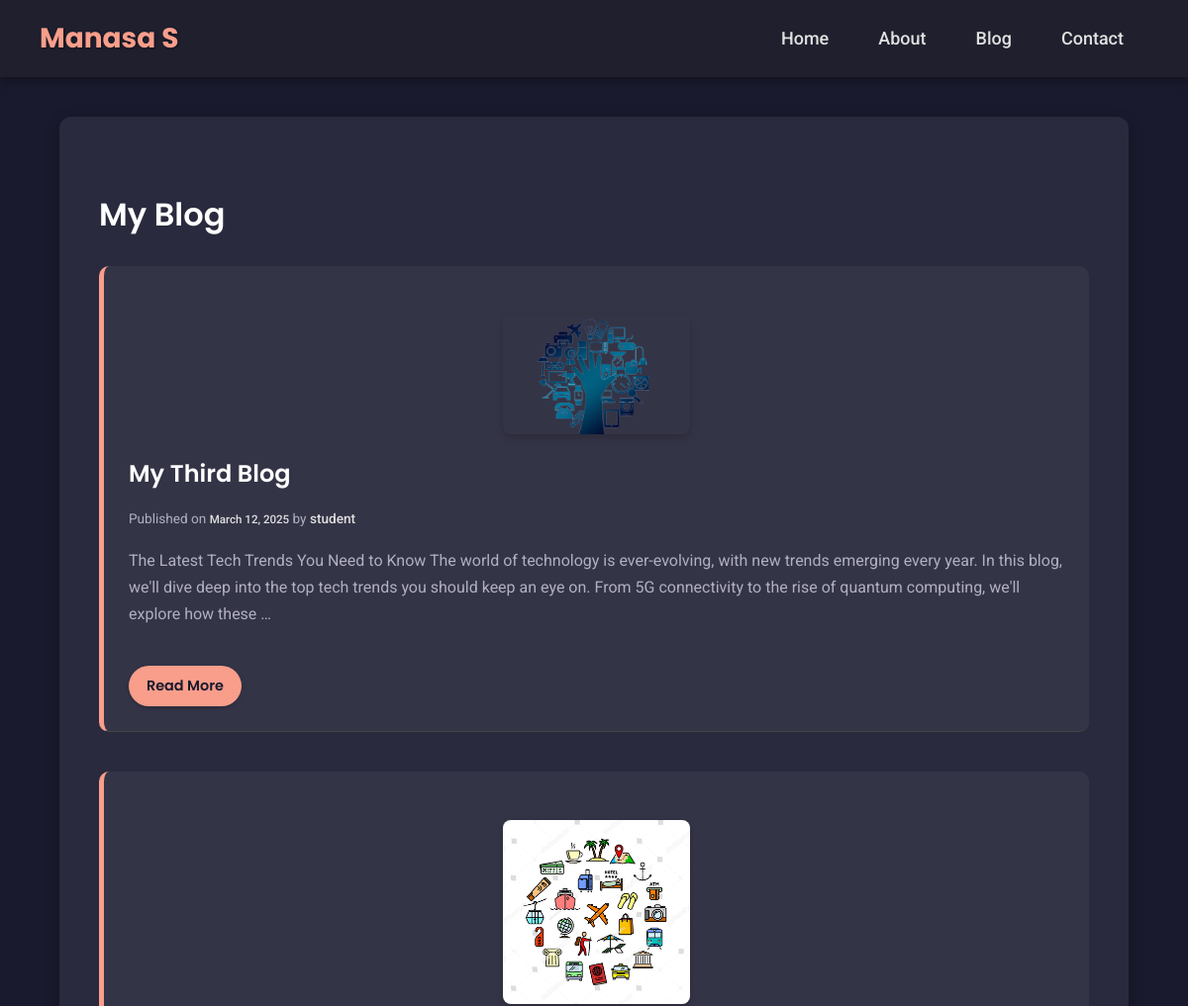
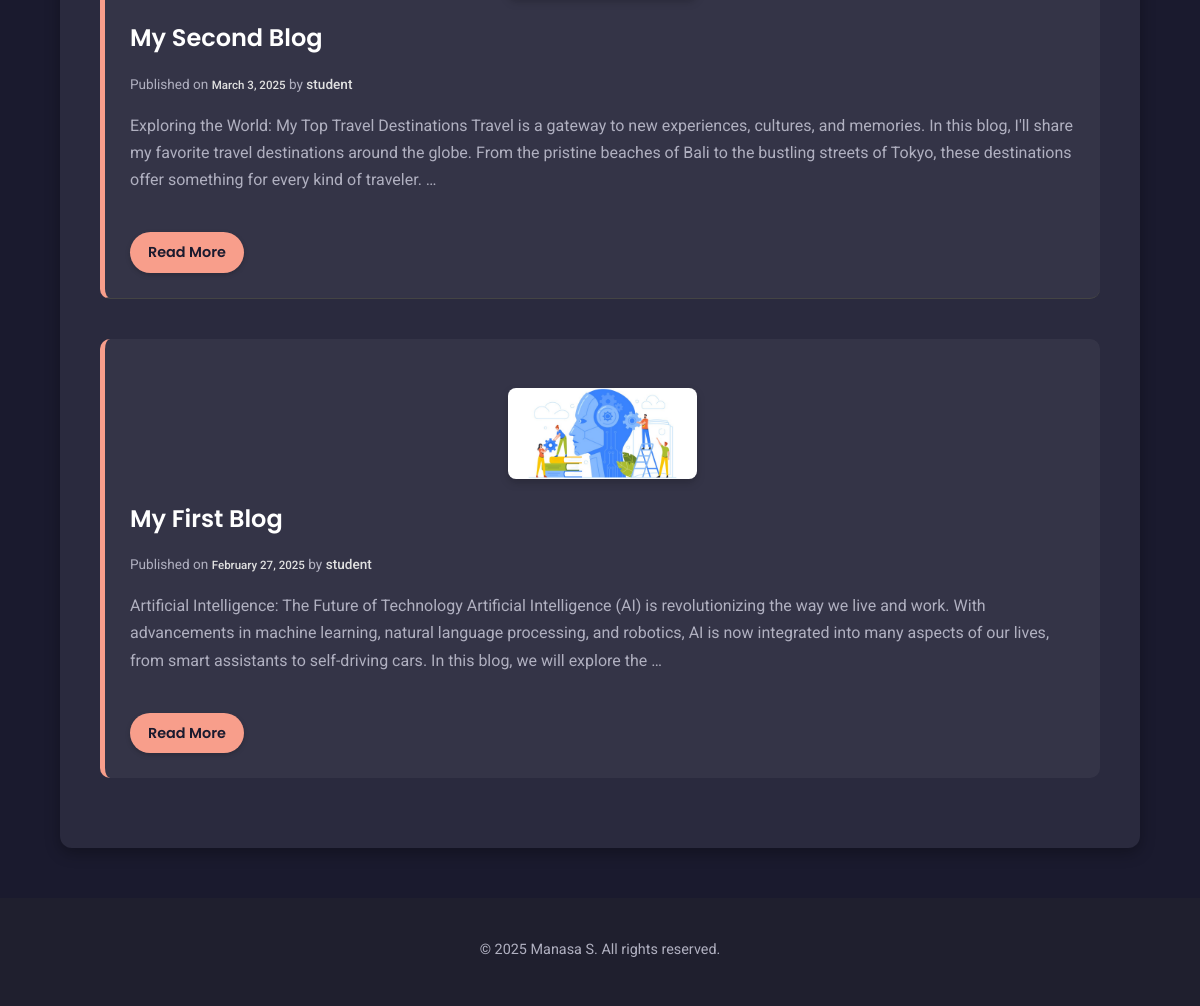
Screenshot of /blog/ with the database file from the repository (2 pictures, top to bottom).
### portfolio/models.py (models this page shows, shortened)
class BlogPost(models.Model):
    STATUS_CHOICES = (
        ('draft', 'Draft'),
        ('published', 'Published'),
    )
    title = models.CharField(max_length=250)
    slug = models.SlugField(max_length=250, unique_for_date='publish_date', blank=True)
    author = models.ForeignKey(
        settings.AUTH_USER_MODEL,
        on_delete=models.CASCADE, # Or models.SET_NULL if posts can remain without author
        related_name='blog_posts'
    )
    content = models.TextField()
    image = models.ImageField(upload_to='blog_images/%Y/%m/%d/', blank=True, null=True)
    publish_date = models.DateTimeField(default=timezone.now)
    created_date = models.DateTimeField(auto_now_add=True)
    updated_date = models.DateTimeField(auto_now=True)
    status = models.CharField(max_length=10, choices=STATUS_CHOICES, default='draft')
    class Meta:
        ordering = ('-publish_date',) # Default ordering: newest first
    def get_absolute_url(self):
        return reverse('blog_post_detail', args=[self.publish_date.year,
                                                self.publish_date.month,
                                                self.publish_date.day, self.slug])

### portfolio/views.py (the view)
# urls.py: path('blog/', views.blog_view, name='blog'), # Keep this for the list view
def blog_view(request):
    published_posts = BlogPost.objects.filter(status='published').order_by('-publish_date')
    context = {
        'page_title': 'Blog',
        'posts': published_posts # Pass the queryset to the template
    }
    return render(request, 'portfolio/blog.html', context) # Ensure template path is correct

### portfolio/templates/portfolio/blog.html (shortened to what this page needs)
{% extends "portfolio/base.html" %}
{% load static %}
{% block content %}
<section class="blog-section">
    <h2>My Blog</h2>
    <div class="blog-post-list">
        {% if posts %}
            {% for post in posts %}
            <article class="blog-post fade-in">
                {% if post.image %}
                    <img src="{{ post.image.url }}" alt="{{ post.title }}" class="blog-post-image responsive-img">
                {% endif %}
                <h3><a href="{{ post.get_absolute_url }}">{{ post.title }}</a></h3>
                <p class="post-meta">
                    Published on <span class="post-date">{{ post.publish_date|date:"F j, Y" }}</span> by <span class="post-author">{{ post.author.get_full_name|default:post.author.username }}</span>
                </p>
                <div class="post-excerpt">
                    {{ post.content|truncatewords_html:50|safe }}
                </div>
                <a href="{{ post.get_absolute_url }}" class="cta-button read-more-button">Read More</a>
            </article>
            {% endfor %}
        {% else %}
            <p>No blog posts have been published yet. Check back soon!</p>
        {% endif %}
    </div>
</section>
{% endblock content %}

### portfolio/templates/portfolio/base.html (shortened to what this page needs)
{% load static %}
<!DOCTYPE html>
<html lang="en">
<head>
    <link rel="stylesheet" href="https://cdnjs.cloudflare.com/ajax/libs/font-awesome/6.2.0/css/all.min.css" />
    <link rel="stylesheet" href="{% static 'portfolio/css/nav.css' %}">
    <link rel="stylesheet" href="{% static 'portfolio/css/base_styles.css' %}">
    <link rel="stylesheet" href="{% static 'portfolio/css/animations.css' %}">
</head>
<body>
    <header>
        <nav class="navbar">
            <div class="user-name">
                <span>Manasa S</span>
            </div>
            <ul class="nav-links">
                <li><a href="{% url 'home' %}">Home</a></li>
                <li><a href="{% url 'about' %}">About</a></li>
                <li><a href="{% url 'blog' %}">Blog</a></li>
                <li><a href="{% url 'contact' %}">Contact</a></li>
            </ul>
        </nav>
    </header>
    <main class="content-wrapper">
        {% block content %}{% endblock content %}
    </main>
    <footer>
        <p>© {% now "Y" %} Manasa S. All rights reserved.</p>
    </footer>
</body>
</html>

### portfolio/static/portfolio/css/nav.css (style rules this page uses)
.navbar { display: flex; justify-content: space-between; align-items: center; background-color: #1f1f2e; padding: 15px 40px; box-shadow: 0 4px 8px rgba(0, 0, 0, 0.3); }
.user-name span { color: #f89e8b; font-size: 28px; font-weight: 700; font-family: 'Poppins', sans-serif; text-shadow: 1px 1px 3px rgba(0,0,0,0.4); }
.nav-links { list-style: none; display: flex; margin: 0; padding: 0; }
.nav-links li { margin: 0 25px; }
.nav-links a { color: #e0e0e0; text-decoration: none; font-size: 18px; font-weight: 500; font-family: 'Roboto', sans-serif; padding: 8px 0; position: relative; transition: color 0.3s ease, transform 0.2s ease; }
.nav-links a::after { content: ''; position: absolute; width: 0; height: 2px; display: block; margin-top: 5px; right: 0; background: #f89e8b; transition: width 0.4s ease; -webkit-transition: width 0.4s ease; }

### portfolio/static/portfolio/css/base_styles.css (style rules this page uses)
:root { --bg-dark: #1a1a2e; --bg-content: #2a2a3e; --text-primary: #e0e0e0; --text-secondary: #b0b0c0; --accent-color: #f89e8b; --heading-color: #ffffff; --link-color: var(--accent-color); --link-hover-color: #ffffff; --border-color: #444; --button-bg: var(--accent-color); --button-text: #1a1a2e; --button-hover-bg: #f58a73; --success-bg: #2a4a3a; --success-text: #a0d0b0; --error-bg: #5a2a2a; --error-text: #f0a0a0; --font-heading: 'Poppins', sans-serif; --font-body: 'Roboto', sans-serif; }
body { font-family: var(--font-body); margin: 0; padding: 0; box-sizing: border-box; background-color: var(--bg-dark); color: var(--text-primary); line-height: 1.7; font-size: 16px; }
main.content-wrapper { max-width: 1000px; margin: 40px auto; padding: 30px 40px; background-color: var(--bg-content); box-shadow: 0 5px 15px rgba(0,0,0,0.3); border-radius: 12px; min-height: calc(100vh - 200px); }
h1, h2, h3, h4, h5, h6 { font-family: var(--font-heading); color: var(--heading-color); font-weight: 600; margin-top: 1.5em; margin-bottom: 0.8em; line-height: 1.3; }
h2 { font-size: 2rem; }
h3 { font-size: 1.5rem; }
p { margin-bottom: 1.2rem; color: var(--text-secondary); }
a { color: var(--link-color); text-decoration: none; transition: color 0.3s ease; }
.responsive-img { max-width: 50%; height: auto; display: block; margin: 1.5rem auto; border-radius: 8px; box-shadow: 0 4px 8px rgba(0,0,0,0.2); }
.cta-button { display: inline-block; background-color: var(--button-bg); color: var(--button-text); padding: 12px 25px; border: none; border-radius: 25px; text-decoration: none; font-weight: 600; font-family: var(--font-heading); transition: background-color 0.3s ease, transform 0.2s ease; cursor: pointer; margin-top: 15px; box-shadow: 0 2px 5px rgba(0,0,0,0.2); text-align: center; }
footer { text-align: center; padding: 25px; margin-top: 50px; background-color: #1f1f2e; color: var(--text-secondary); font-size: 0.9em; }
.blog-post { border-bottom: 1px solid var(--border-color); padding-bottom: 1.5rem; margin-bottom: 2rem; background-color: rgba(255, 255, 255, 0.03); padding: 20px; border-radius: 8px; }
.blog-post:last-child { border-bottom: none; }
.blog-post h3 { margin-top: 0; color: var(--accent-color); }
.post-date { font-size: 0.85em; color: var(--text-secondary); margin-bottom: 1rem; }
.blog-post-image { max-width: 50%; width: 20%; height: auto; display: block; margin-bottom: 1rem; border-radius: 8px; }
.responsive-img { max-width: 50%; height: auto; }

### portfolio/static/portfolio/css/animations.css (style rules this page uses)
.fade-in { animation: fadeInAnimation ease 1s; animation-iteration-count: 1; animation-fill-mode: forwards; opacity: 0; }

### portfolio/templates/portfolio/blog.html (style rules this page uses)
.blog-post-list { margin-top: 2rem; }
.blog-post { background-color: rgba(255, 255, 255, 0.05); padding: 25px; margin-bottom: 2.5rem; border-radius: 10px; border-left: 5px solid var(--accent-color); }
.blog-post-image { max-width: 100%; height: auto; margin-bottom: 1.5rem; border-radius: 8px; }
.blog-post h3 a { color: var(--heading-color); text-decoration: none; transition: color 0.3s; }
.post-meta { font-size: 0.85em; color: var(--text-secondary); margin-bottom: 1rem; }
.post-meta .post-date, .post-meta .post-author { font-weight: 500; color: var(--text-primary); }
.post-excerpt { color: var(--text-secondary); margin-bottom: 1.5rem; }
.read-more-button { padding: 8px 18px; font-size: 0.9rem; }

### rows the page displays
BlogPost: image (picture), title "My Third Blog", publish_date "March 12, 2025", author.get_full_name "student", content "The Latest Tech Trends You Need to Know The world of technology is ever-evolving, with new trends emerging every year. In this blog, we'll dive deep into the top tech trends you should keep an eye on. From 5G connectivity to the rise of quantum computing, we'll explore how these …"
BlogPost: image (picture), title "My Second Blog", publish_date "March 3, 2025", author.get_full_name "student", content "Exploring the World: My Top Travel Destinations Travel is a gateway to new experiences, cultures, and memories. In this blog, I'll share my favorite travel destinations around the globe. From the pristine beaches of Bali to the bustling streets of Tokyo, these destinations offer something for every kind of traveler. …"
BlogPost: image (picture), title "My First Blog", publish_date "February 27, 2025", author.get_full_name "student", content "Artificial Intelligence: The Future of Technology Artificial Intelligence (AI) is revolutionizing the way we live and work. With advancements in machine learning, natural language processing, and robotics, AI is now integrated into many aspects of our lives, from smart assistants to self-driving cars. In this blog, we will explore the …"
